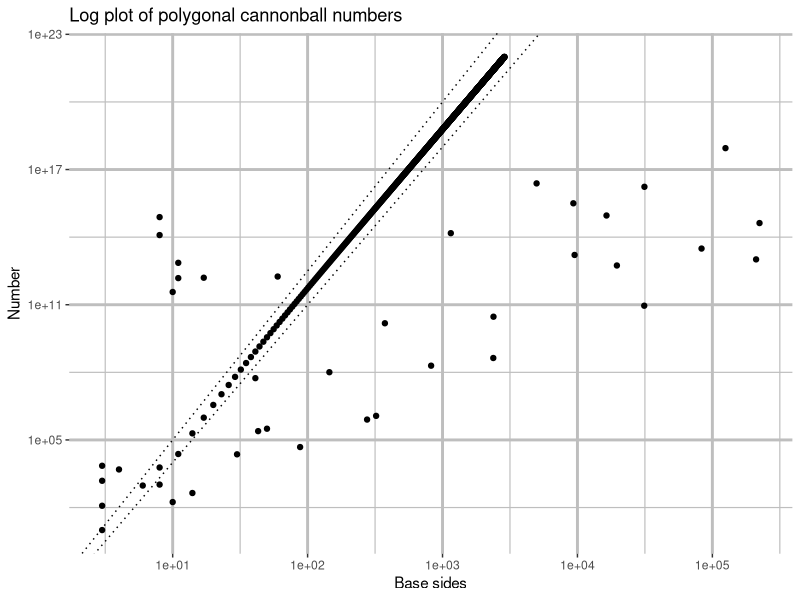
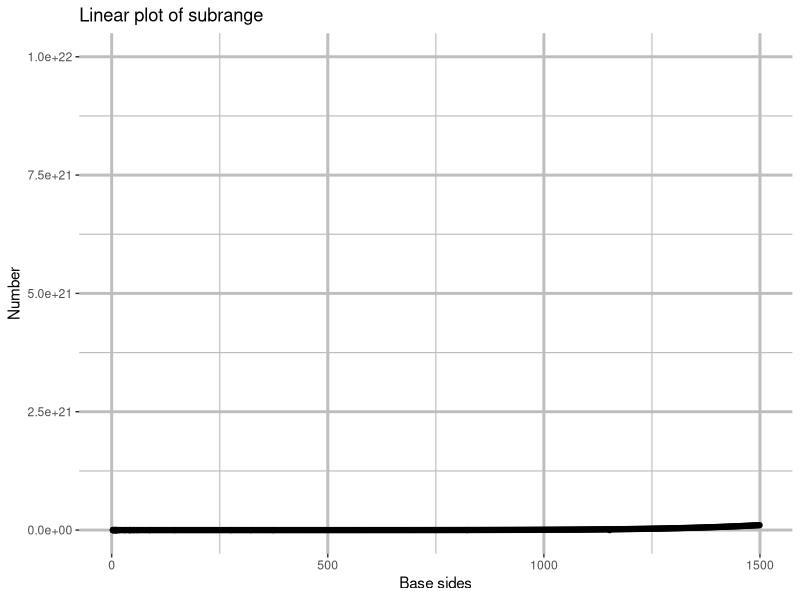
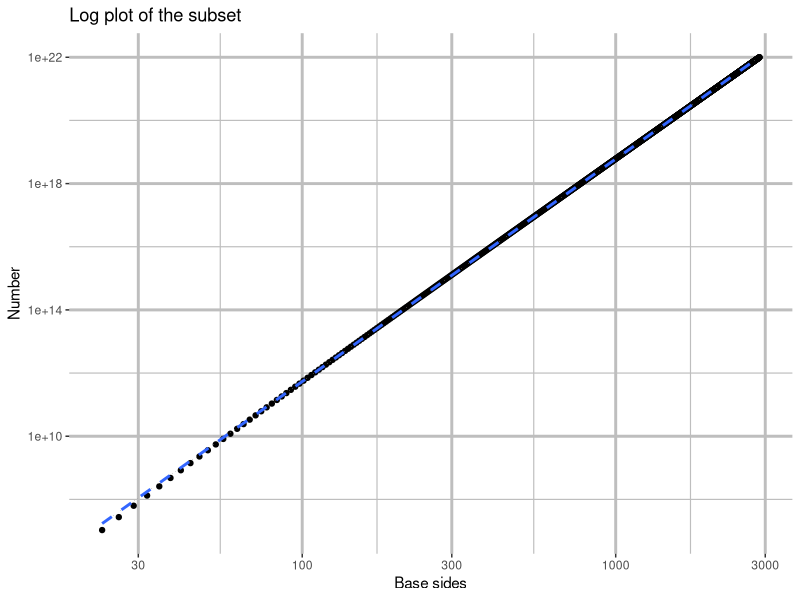

Reproduce these figures in R, in order.
library(ggplot2)

soln_df <- read.table("solutions.tsv")
colnames(soln_df) <- c("s", "C", "n_P", "n_C")

trend_df <- subset(soln_df, log10(C) > -3 + 7 * log10(s) &
                            log10(C) < -2.5 + 7.5 * log10(s) &
                            s > 20)

model <- lm(log(C) ~ log(s), data=trend_df)
intercept <- coef(summary(model))["(Intercept)", "Estimate"]
grad <- coef(summary(model))["log(s)", "Estimate"]
cat("C =", exp(intercept), "\\cdot s ^ {", grad, "}\n")

ggplot(soln_df, aes(s, C)) +
    geom_point() +
    ggtitle("Log plot of polygonal cannonball numbers") +
    labs(x="Base sides", y="Number") +
    theme(panel.grid.minor = element_line(colour="gray", size=0.4),
          panel.grid.major = element_line(colour="gray", size=1),
          panel.background = element_blank()) +
    scale_x_log10() +
    scale_y_log10() +
    geom_abline(intercept = -3, slope = 7, linetype="dotted") +
    geom_abline(intercept = -2.5, slope = 7.5, linetype="dotted")

ggplot(soln_df, aes(s, C)) +
    geom_point() +
    ggtitle("Linear plot of subrange") +
    labs(x="Base sides", y="Number") +
    theme(panel.grid.minor = element_line(colour="gray", size=0.4),
          panel.grid.major = element_line(colour="gray", size=1),
          panel.background = element_blank()) +
    xlim(0, 1500)

ggplot(trend_df, aes(s, C)) +
    geom_point() +
    ggtitle("Log plot of the subset") +
    labs(x="Base sides", y="Number") +
    theme(panel.grid.minor = element_line(colour="gray", size=0.4),
          panel.grid.major = element_line(colour="gray", size=1),
          panel.background = element_blank()) +
    scale_x_log10() +
    scale_y_log10() +
    geom_smooth(method = "lm", linetype="dashed")
